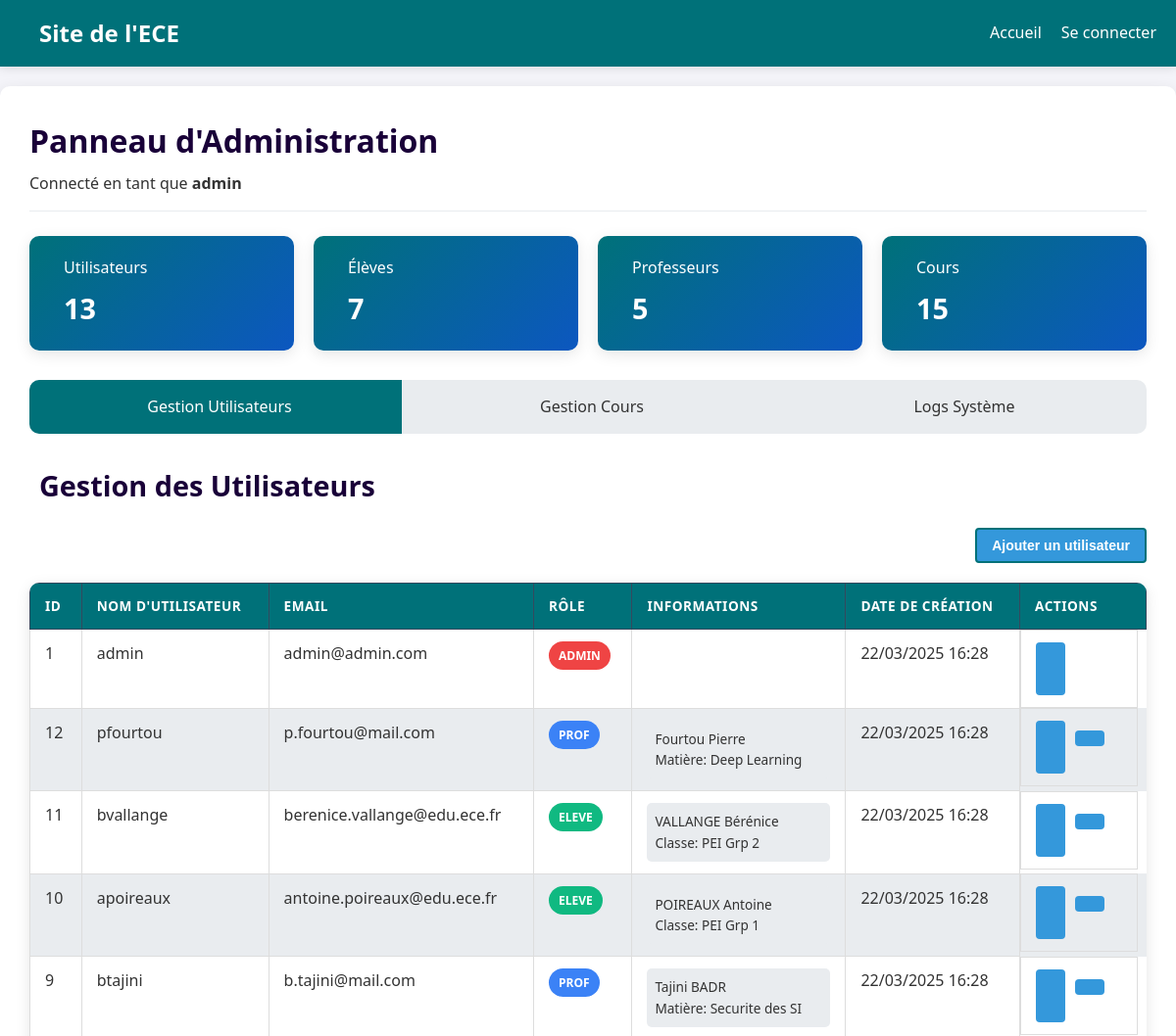
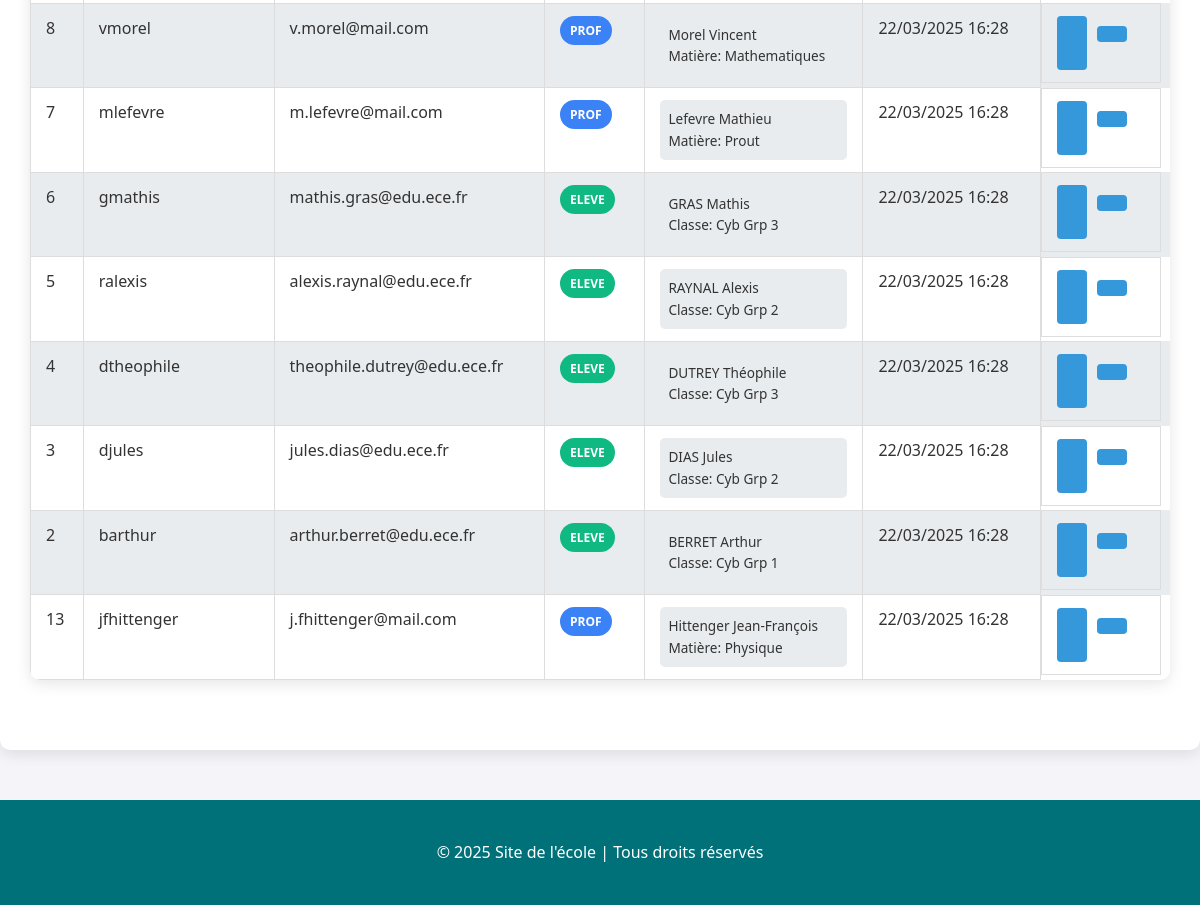
Screenshot of /pages/admin.php (signed in) with the database file from the repository (2 pictures, top to bottom).
### tables this page shows
CREATE TABLE IF NOT EXISTS users (
    id INT AUTO_INCREMENT PRIMARY KEY,
    username VARCHAR(50) NOT NULL UNIQUE,
    email VARCHAR(100) NOT NULL UNIQUE,
    password VARCHAR(255) NOT NULL,
    role ENUM('eleve', 'prof', 'admin') NOT NULL DEFAULT 'eleve',
    created_at TIMESTAMP DEFAULT CURRENT_TIMESTAMP
);

CREATE TABLE IF NOT EXISTS profs (
    id INT AUTO_INCREMENT PRIMARY KEY,
    user_id INT NOT NULL UNIQUE,
    nom VARCHAR(50) NOT NULL,
    prenom VARCHAR(50) NOT NULL,
    date_naissance DATE NOT NULL,
    matiere VARCHAR(50) NOT NULL,
    FOREIGN KEY (user_id) REFERENCES users(id) ON DELETE CASCADE
);

CREATE TABLE IF NOT EXISTS eleves (
    id INT AUTO_INCREMENT PRIMARY KEY,
    user_id INT NOT NULL UNIQUE,
    nom VARCHAR(50) NOT NULL,
    prenom VARCHAR(50) NOT NULL,
    date_naissance DATE NOT NULL,
    classe VARCHAR(50) NOT NULL,
    FOREIGN KEY (user_id) REFERENCES users(id) ON DELETE CASCADE
);

### pages/admin.php (the view, shortened to what this page needs)
<?php
require_once('../config/db.php');
$active_section = isset($_GET['section']) ? $_GET['section'] : 'users';
$stmt = $pdo->query("SELECT u.id, u.username, u.email, u.role, u.created_at,
                     e.nom as eleve_nom, e.prenom as eleve_prenom, e.classe as eleve_classe, e.date_naissance as eleve_naissance,
                     p.nom as prof_nom, p.prenom as prof_prenom, p.matiere as prof_matiere, p.date_naissance as prof_naissance
                     FROM users u
                     LEFT JOIN eleves e ON u.id = e.user_id
                     LEFT JOIN profs p ON u.id = p.user_id
                     ORDER BY u.created_at DESC");
$users = $stmt->fetchAll(PDO::FETCH_ASSOC);
$totalUsers = $pdo->query("SELECT COUNT(*) FROM users")->fetchColumn();
$totalStudents = $pdo->query("SELECT COUNT(*) FROM users WHERE role = 'eleve'")->fetchColumn();
$totalTeachers = $pdo->query("SELECT COUNT(*) FROM users WHERE role = 'prof'")->fetchColumn();
$totalCourses = $pdo->query("SELECT COUNT(*) FROM cours")->fetchColumn();
include('../includes/header.php');
?>
<div class="admin-dashboard">
    <div class="admin-header">
        <h1>Panneau d'Administration</h1>
        <p>Connecté en tant que <strong><?php echo htmlspecialchars($_SESSION['username']); ?></strong></p>
    </div>
    <div class="dashboard-stats">
        <div class="stat-card">
            <div class="stat-info">
                <h3>Utilisateurs</h3>
                <p><?php echo $totalUsers; ?></p>
            </div>
        </div>
        <div class="stat-card">
            <div class="stat-info">
                <h3>Élèves</h3>
                <p><?php echo $totalStudents; ?></p>
            </div>
        </div>
        <div class="stat-card">
            <div class="stat-info">
                <h3>Professeurs</h3>
                <p><?php echo $totalTeachers; ?></p>
            </div>
        </div>
        <div class="stat-card">
            <div class="stat-info">
                <h3>Cours</h3>
                <p><?php echo $totalCourses; ?></p>
            </div>
        </div>
    </div>
    <div class="admin-nav">
        <a href="?section=users" class="nav-item <?php echo $active_section === 'users' ? 'active' : ''; ?>">
            <i class="fas fa-user-cog"></i> Gestion Utilisateurs
        </a>
        <a href="?section=cours" class="nav-item <?php echo $active_section === 'cours' ? 'active' : ''; ?>">
            <i class="fas fa-book"></i> Gestion Cours
        </a>
        <a href="?section=logs" class="nav-item <?php echo $active_section === 'logs' ? 'active' : ''; ?>">
            <i class="fas fa-clipboard-list"></i> Logs Système
        </a>
    </div>
    <div class="admin-sections">
        <div class="admin-section <?php echo $active_section === 'users' ? 'active' : ''; ?>">
            <h2><i class="fas fa-user-cog"></i> Gestion des Utilisateurs</h2>
            <div class="section-actions">
                <button class="btn btn-primary" id="showAddUserForm">
                    <i class="fas fa-user-plus"></i> Ajouter un utilisateur
                </button>
            </div>
            <div class="user-list">
                <table class="data-table">
                    <thead>
                        <tr>
                            <th>ID</th>
                            <th>Nom d'utilisateur</th>
                            <th>Email</th>
                            <th>Rôle</th>
                            <th>Informations</th>
                            <th>Date de création</th>
                            <th>Actions</th>
                        </tr>
                    </thead>
                    <tbody>
                        <?php foreach ($users as $user): ?>
                        <tr>
                            <td><?php echo $user['id']; ?></td>
                            <td><?php echo htmlspecialchars($user['username']); ?></td>
                            <td><?php echo htmlspecialchars($user['email']); ?></td>
                            <td>
                                <span class="role-badge role-<?php echo $user['role']; ?>">
                                    <?php echo ucfirst($user['role']); ?>
                                </span>
                            </td>
                            <td>
                                <?php if ($user['role'] === 'eleve' && !empty($user['eleve_nom'])): ?>
                                    <span class="info-badge">
                                        <?php echo htmlspecialchars($user['eleve_nom'] . ' ' . $user['eleve_prenom']); ?><br>
                                        Classe: <?php echo htmlspecialchars($user['eleve_classe']); ?>
                                    </span>
                                <?php elseif ($user['role'] === 'prof' && !empty($user['prof_nom'])): ?>
                                    <span class="info-badge">
                                        <?php echo htmlspecialchars($user['prof_nom'] . ' ' . $user['prof_prenom']); ?><br>
                                        Matière: <?php echo htmlspecialchars($user['prof_matiere']); ?>
                                    </span>
                                <?php endif; ?>
                            </td>
                            <td><?php echo date('d/m/Y H:i', strtotime($user['created_at'])); ?></td>
                            <td class="actions">
                                <button class="btn btn-sm btn-info edit-user"
                                        data-id="<?php echo $user['id']; ?>"
                                        data-username="<?php echo htmlspecialchars($user['username']); ?>"
                                        data-email="<?php echo htmlspecialchars($user['email']); ?>"
                                        data-role="<?php echo $user['role']; ?>"
                                        data-eleve-nom="<?php echo htmlspecialchars($user['eleve_nom'] ?? ''); ?>"
                                        data-eleve-prenom="<?php echo htmlspecialchars($user['eleve_prenom'] ?? ''); ?>"
                                        data-eleve-naissance="<?php echo $user['eleve_naissance'] ?? ''; ?>"
                                        data-eleve-classe="<?php echo htmlspecialchars($user['eleve_classe'] ?? ''); ?>"
                                        data-prof-nom="<?php echo htmlspecialchars($user['prof_nom'] ?? ''); ?>"
                                        data-prof-prenom="<?php echo htmlspecialchars($user['prof_prenom'] ?? ''); ?>"
                                        data-prof-naissance="<?php echo $user['prof_naissance'] ?? ''; ?>"
                                        data-prof-matiere="<?php echo htmlspecialchars($user['prof_matiere'] ?? ''); ?>">
                                </button>
                                <?php if ($user['username'] !== 'admin' && $user['id'] !== $_SESSION['user_id']): ?>
                                <form method="post" action="" class="d-inline delete-form">
                                    <button type="submit" class="btn btn-sm btn-danger" onclick="return confirm('Êtes-vous sûr de vouloir supprimer cet utilisateur ?');">
                                    </button>
                                </form>
                                <?php endif; ?>
                            </td>
                        </tr>
                        <?php endforeach; ?>
                    </tbody>
                </table>
            </div>
        </div>
    </div>
</div>
<?php
include('../includes/footer.php');
?>

### css/style.css (style rules this page uses)
:root { --primary: #007179; --primary-dark: #0c57c0; --secondary: #190038; --secondary-dark: #e04347; --light: #f4f4f9; --dark: #333; --gray: #535252; --light-gray: #e9ecef; --white: #ffffff; --shadow: 0 4px 15px rgba(0, 0, 0, 0.1); --shadow-strong: 0 8px 30px rgba(0, 0, 0, 0.1); --border-radius: 10px; --transition: all 0.3s ease; }
* { margin: 0; padding: 0; box-sizing: border-box; }
body { font-family: 'Segoe UI', Roboto, 'Helvetica Neue', Arial, sans-serif; margin: 0; padding: 0; background-color: var(--light); color: var(--dark); line-height: 1.6; }
h1, h2, h3, h4, h5, h6 { font-weight: 600; margin-bottom: 15px; }
h2 { font-size: 2.5rem; text-align: center; margin-bottom: 2rem; }
.btn { display: inline-block; padding: 12px 25px; border-radius: 5px; text-decoration: none; font-weight: 600; cursor: pointer; transition: var(--transition); text-align: center; border: none; font-size: 16px; }
.btn-primary { background-color: var(--primary); color: var(--white); border: 2px solid var(--primary); }
.admin-dashboard { padding: 30px; background-color: var(--white); border-radius: var(--border-radius); box-shadow: var(--shadow); margin: 20px auto; max-width: 1400px; }
.admin-header { margin-bottom: 25px; padding-bottom: 15px; border-bottom: 1px solid var(--light-gray); }
.admin-header h1 { color: var(--secondary); font-size: 2rem; margin-bottom: 5px; }
.dashboard-stats { display: grid; grid-template-columns: repeat(auto-fit, minmax(200px, 1fr)); gap: 20px; margin-bottom: 30px; }
.stat-card { background: linear-gradient(135deg, var(--primary), var(--primary-dark)); color: var(--white); padding: 20px; border-radius: var(--border-radius); display: flex; align-items: center; box-shadow: var(--shadow); transition: transform 0.3s ease; }
.stat-info h3 { font-size: 1rem; margin-bottom: 5px; font-weight: 500; }
.stat-info p { font-size: 1.8rem; font-weight: 700; }
.admin-nav { display: flex; background-color: var(--light-gray); border-radius: var(--border-radius); margin-bottom: 30px; overflow: hidden; }
.nav-item { padding: 15px 20px; color: var(--dark); text-decoration: none; flex: 1; text-align: center; transition: var(--transition); font-weight: 500; display: flex; align-items: center; justify-content: center; }
.nav-item.active { background-color: var(--primary); color: var(--white); }
.admin-section { display: none; margin-bottom: 40px; }
.admin-section.active { display: block; }
.admin-section h2 { display: flex; align-items: center; font-size: 1.8rem; margin-bottom: 20px; color: var(--secondary); text-align: left; }
.section-actions { margin-bottom: 20px; display: flex; justify-content: flex-end; }
.data-table { width: 100%; border-collapse: collapse; margin-bottom: 30px; box-shadow: var(--shadow); border-radius: var(--border-radius); overflow: hidden; }
.data-table th, .data-table td { padding: 12px 15px; text-align: left; }
.data-table th { background-color: var(--primary); color: var(--white); font-weight: 600; text-transform: uppercase; font-size: 0.85rem; letter-spacing: 0.5px; }
.data-table tr:nth-child(even) { background-color: var(--light-gray); }
.data-table td.actions { white-space: nowrap; width: 120px; }
.role-badge { display: inline-block; padding: 5px 10px; border-radius: 50px; font-size: 0.75rem; font-weight: 600; text-transform: uppercase; }
.role-admin { background-color: #ef4444; color: white; }
.role-prof { background-color: #3b82f6; color: white; }
.role-eleve { background-color: #10b981; color: white; }
.info-badge { display: block; padding: 8px; background-color: var(--light-gray); border-radius: 5px; font-size: 0.85rem; }
.btn-sm { padding: 6px 12px; font-size: 0.85rem; }
.btn-info { background-color: #0ea5e9; color: white; border: none; }
.btn-danger { background-color: #ef4444; color: white; border: none; }
.d-inline { display: inline-block; }
.admin-section.active { animation: fadeIn 0.5s; }
.actions { display: flex; gap: 10px; }
.btn-danger { background-color: #ef4444; color: var(--white); }
.btn { display: inline-block; padding: 8px 15px; background-color: #3498db; color: white; text-decoration: none; border-radius: 4px; font-size: 14px; transition: background-color 0.3s; }
table { width: 100%; border-collapse: collapse; }
th { background-color: #2c3e50; color: white; padding: 12px; text-align: center; font-weight: 500; border: 1px solid #34495e; }
td { border: 1px solid #ddd; padding: 10px; vertical-align: top; height: 80px; }

### rows the page displays
users: id "1", username "admin", email "admin@admin.com", role "ADMIN", created_at "22/03/2025 16:28"
profs: user "12", user.username "pfourtou", user.email "p.fourtou@mail.com", user.role "PROF", nom+prenom "Fourtou Pierre", matiere "Deep Learning", user.created_at "22/03/2025 16:28"
eleves: user "11", user.username "bvallange", user.email "berenice.vallange@edu.ece.fr", user.role "ELEVE", nom+prenom "VALLANGE Bérénice", classe "PEI Grp 2", user.created_at "22/03/2025 16:28"
eleves: user "10", user.username "apoireaux", user.email "antoine.poireaux@edu.ece.fr", user.role "ELEVE", nom+prenom "POIREAUX Antoine", classe "PEI Grp 1", user.created_at "22/03/2025 16:28"
profs: user "9", user.username "btajini", user.email "b.tajini@mail.com", user.role "PROF", nom+prenom "Tajini BADR", matiere "Securite des SI", user.created_at "22/03/2025 16:28"
profs: user "8", user.username "vmorel", user.email "v.morel@mail.com", user.role "PROF", nom+prenom "Morel Vincent", matiere "Mathematiques", user.created_at "22/03/2025 16:28"
profs: user "7", user.username "mlefevre", user.email "m.lefevre@mail.com", user.role "PROF", nom+prenom "Lefevre Mathieu", matiere "Prout", user.created_at "22/03/2025 16:28"
eleves: user "6", user.username "gmathis", user.email "mathis.gras@edu.ece.fr", user.role "ELEVE", nom+prenom "GRAS Mathis", classe "Cyb Grp 3", user.created_at "22/03/2025 16:28"
eleves: user "5", user.username "ralexis", user.email "alexis.raynal@edu.ece.fr", user.role "ELEVE", nom+prenom "RAYNAL Alexis", classe "Cyb Grp 2", user.created_at "22/03/2025 16:28"
eleves: user "4", user.username "dtheophile", user.email "theophile.dutrey@edu.ece.fr", user.role "ELEVE", nom+prenom "DUTREY Théophile", classe "Cyb Grp 3", user.created_at "22/03/2025 16:28"
eleves: user "3", user.username "djules", user.email "jules.dias@edu.ece.fr", user.role "ELEVE", nom+prenom "DIAS Jules", classe "Cyb Grp 2", user.created_at "22/03/2025 16:28"
eleves: user "2", user.username "barthur", user.email "arthur.berret@edu.ece.fr", user.role "ELEVE", nom+prenom "BERRET Arthur", classe "Cyb Grp 1", user.created_at "22/03/2025 16:28"
profs: user "13", user.username "jfhittenger", user.email "j.fhittenger@mail.com", user.role "PROF", nom+prenom "Hittenger Jean-François", matiere "Physique", user.created_at "22/03/2025 16:28"

### other values shown
$_SESSION['username'] "admin"
$totalUsers "13"
$totalStudents "7"
$totalTeachers "5"
$totalCourses "15"
